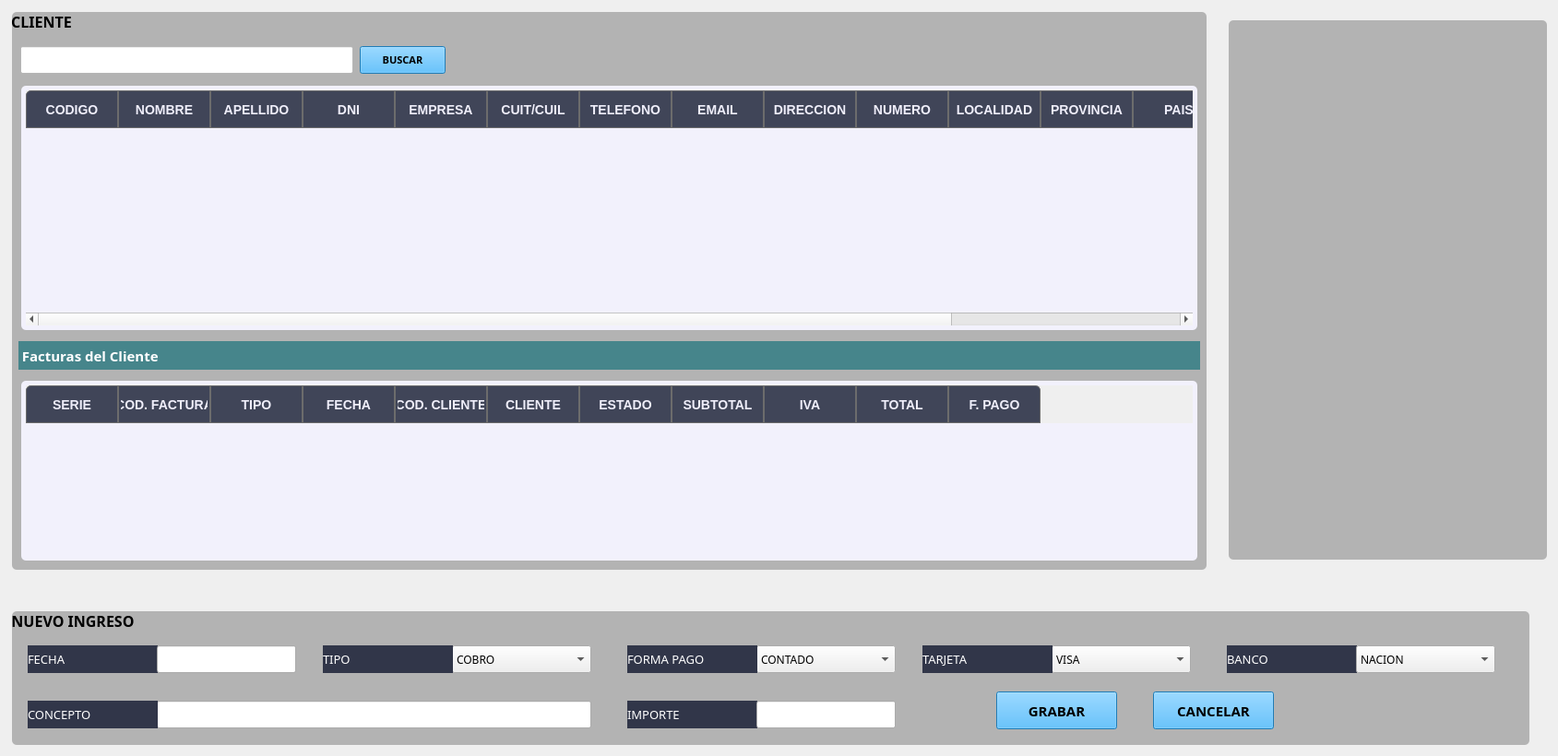
       <widget class="QWidget" name="pgCtaCte">
        <widget class="QGroupBox" name="groupBox_18">
         <property name="geometry">
          <rect>
           <x>10</x>
           <y>660</y>
           <width>1651</width>
           <height>151</height>
          </rect>
         </property>
         <property name="font">
          <font>
           <family>Orbitron</family>
           <pointsize>12</pointsize>
           <weight>75</weight>
           <bold>true</bold>
          </font>
         </property>
         <property name="styleSheet">
          <string notr="true">QGroupBox{
background-color:#b3b3b3;
margin: 3px;
border-radius: 5px;
}</string>
         </property>
         <property name="title">
          <string>NUEVO INGRESO</string>
         </property>
         <widget class="QLabel" name="label_278">
          <property name="geometry">
           <rect>
            <x>20</x>
            <y>40</y>
            <width>141</width>
            <height>30</height>
           </rect>
          </property>
          <property name="minimumSize">
           <size>
            <width>0</width>
            <height>30</height>
           </size>
          </property>
          <property name="font">
           <font>
            <family>Goldman</family>
            <pointsize>10</pointsize>
           </font>
          </property>
          <property name="styleSheet">
           <string notr="true">QLabel{
background-color:#BF060C26;
color:#ffffff
}</string>
          </property>
          <property name="text">
           <string>FECHA</string>
          </property>
         </widget>
         <widget class="QLineEdit" name="lineEdit_fechaCobrarFactura_5">
          <property name="enabled">
           <bool>true</bool>
          </property>
          <property name="geometry">
           <rect>
            <x>160</x>
            <y>40</y>
            <width>151</width>
            <height>30</height>
           </rect>
          </property>
          <property name="minimumSize">
           <size>
            <width>0</width>
            <height>30</height>
           </size>
          </property>
          <property name="readOnly">
           <bool>true</bool>
          </property>
         </widget>
         <widget class="QComboBox" name="comboBox_TpoPagoNvoCobro_2">
          <property name="geometry">
           <rect>
            <x>480</x>
            <y>40</y>
            <width>151</width>
            <height>30</height>
           </rect>
          </property>
          <property name="font">
           <font>
            <family>Orbitron</family>
            <pointsize>9</pointsize>
            <weight>50</weight>
            <bold>false</bold>
           </font>
          </property>
          <item>
           <property name="text">
            <string>COBRO</string>
           </property>
          </item>
          <item>
           <property name="text">
            <string>PAGO</string>
           </property>
          </item>
         </widget>
         <widget class="QLabel" name="label_280">
          <property name="geometry">
           <rect>
            <x>340</x>
            <y>40</y>
            <width>141</width>
            <height>30</height>
           </rect>
          </property>
          <property name="minimumSize">
           <size>
            <width>0</width>
            <height>30</height>
           </size>
          </property>
          <property name="font">
           <font>
            <family>Goldman</family>
            <pointsize>10</pointsize>
           </font>
          </property>
          <property name="styleSheet">
           <string notr="true">QLabel{
background-color:#BF060C26;
color:#ffffff
}</string>
          </property>
          <property name="text">
           <string>TIPO</string>
          </property>
         </widget>
         <widget class="QComboBox" name="comboBox_FormaPagoNvoCobro_2">
          <property name="geometry">
           <rect>
            <x>810</x>
            <y>40</y>
            <width>151</width>
            <height>30</height>
           </rect>
          </property>
          <property name="font">
           <font>
            <family>Orbitron</family>
            <pointsize>9</pointsize>
            <weight>50</weight>
            <bold>false</bold>
           </font>
          </property>
          <item>
           <property name="text">
            <string>CONTADO</string>
           </property>
          </item>
          <item>
           <property name="text">
            <string>TRANSFERENCIA</string>
           </property>
          </item>
          <item>
           <property name="text">
            <string>DEBITO</string>
           </property>
          </item>
          <item>
           <property name="text">
            <string>TARJ. CREDITO</string>
           </property>
          </item>
          <item>
           <property name="text">
            <string>MERCADOPAGO</string>
           </property>
          </item>
          <item>
           <property name="text">
            <string>CHEQUE</string>
           </property>
          </item>
         </widget>
         <widget class="QLabel" name="label_281">
          <property name="geometry">
           <rect>
            <x>670</x>
            <y>40</y>
            <width>141</width>
            <height>30</height>
           </rect>
          </property>
          <property name="minimumSize">
           <size>
            <width>0</width>
            <height>30</height>
           </size>
          </property>
          <property name="font">
           <font>
            <family>Goldman</family>
            <pointsize>10</pointsize>
           </font>
          </property>
          <property name="styleSheet">
           <string notr="true">QLabel{
background-color:#BF060C26;
color:#ffffff
}</string>
          </property>
          <property name="text">
           <string>FORMA PAGO</string>
          </property>
         </widget>
         <widget class="QComboBox" name="comboBox_TarjetaCobrarFactura_5">
          <property name="geometry">
           <rect>
            <x>1130</x>
            <y>40</y>
            <width>151</width>
            <height>30</height>
           </rect>
          </property>
          <property name="font">
           <font>
            <family>Orbitron</family>
            <pointsize>9</pointsize>
            <weight>50</weight>
            <bold>false</bold>
           </font>
          </property>
          <item>
           <property name="text">
            <string>VISA</string>
           </property>
          </item>
          <item>
           <property name="text">
            <string>MASTER</string>
           </property>
          </item>
          <item>
           <property name="text">
            <string>NATIVA</string>
           </property>
          </item>
          <item>
           <property name="text">
            <string>NARANJA</string>
           </property>
          </item>
          <item>
           <property name="text">
            <string>AMERICAN</string>
           </property>
          </item>
          <item>
           <property name="text">
            <string>OTRA</string>
           </property>
          </item>
         </widget>
         <widget class="QLabel" name="label_282">
          <property name="geometry">
           <rect>
            <x>990</x>
            <y>40</y>
            <width>141</width>
            <height>30</height>
           </rect>
          </property>
          <property name="minimumSize">
           <size>
            <width>0</width>
            <height>30</height>
           </size>
          </property>
          <property name="font">
           <font>
            <family>Goldman</family>
            <pointsize>10</pointsize>
           </font>
          </property>
          <property name="styleSheet">
           <string notr="true">QLabel{
background-color:#BF060C26;
color:#ffffff
}</string>
          </property>
          <property name="text">
           <string>TARJETA</string>
          </property>
         </widget>
         <widget class="QLabel" name="label_283">
          <property name="geometry">
           <rect>
            <x>1320</x>
            <y>40</y>
            <width>141</width>
            <height>30</height>
           </rect>
          </property>
          <property name="minimumSize">
           <size>
            <width>0</width>
            <height>30</height>
           </size>
          </property>
          <property name="font">
           <font>
            <family>Goldman</family>
            <pointsize>10</pointsize>
           </font>
          </property>
          <property name="styleSheet">
           <string notr="true">QLabel{
background-color:#BF060C26;
color:#ffffff
}</string>
          </property>
          <property name="text">
           <string>BANCO</string>
          </property>
         </widget>
         <widget class="QComboBox" name="comboBox_BancoCobrarFactura_5">
          <property name="geometry">
           <rect>
            <x>1460</x>
            <y>40</y>
            <width>151</width>
            <height>30</height>
           </rect>
          </property>
          <property name="font">
           <font>
            <family>Orbitron</family>
            <pointsize>9</pointsize>
            <weight>50</weight>
            <bold>false</bold>
           </font>
          </property>
          <item>
           <property name="text">
            <string>NACION</string>
           </property>
          </item>
          <item>
           <property name="text">
            <string>GALICIA</string>
           </property>
          </item>
          <item>
           <property name="text">
            <string>MACRO</string>
           </property>
          </item>
          <item>
           <property name="text">
            <string>FRANCES</string>
           </property>
          </item>
          <item>
           <property name="text">
            <string>SANTANDER</string>
           </property>
          </item>
          <item>
           <property name="text">
            <string>SUPERVIELLE</string>
           </property>
          </item>
          <item>
           <property name="text">
            <string>HSBC</string>
           </property>
          </item>
          <item>
           <property name="text">
            <string>ICBC</string>
           </property>
          </item>
          <item>
           <property name="text">
            <string>PATAGONIA</string>
           </property>
          </item>
          <item>
           <property name="text">
            <string>OTROS</string>
           </property>
          </item>
         </widget>
         <widget class="QLabel" name="label_284">
          <property name="geometry">
           <rect>
            <x>670</x>
            <y>100</y>
            <width>141</width>
            <height>30</height>
           </rect>
          </property>
          <property name="minimumSize">
           <size>
            <width>0</width>
            <height>30</height>
           </size>
          </property>
          <property name="font">
           <font>
            <family>Goldman</family>
            <pointsize>10</pointsize>
           </font>
          </property>
          <property name="styleSheet">
           <string notr="true">QLabel{
background-color:#BF060C26;
color:#ffffff
}</string>
          </property>
          <property name="text">
           <string>IMPORTE</string>
          </property>
         </widget>
         <widget class="QLineEdit" name="lineEdit_ImporteNvoCobro_2">
          <property name="enabled">
           <bool>true</bool>
          </property>
          <property name="geometry">
           <rect>
            <x>810</x>
            <y>100</y>
            <width>151</width>
            <height>30</height>
           </rect>
          </property>
          <property name="minimumSize">
           <size>
            <width>0</width>
            <height>30</height>
           </size>
          </property>
          <property name="readOnly">
           <bool>false</bool>
          </property>
         </widget>
         <widget class="QLineEdit" name="lineEdit_ConceptoNvoCobro_2">
          <property name="enabled">
           <bool>true</bool>
          </property>
          <property name="geometry">
           <rect>
            <x>160</x>
            <y>100</y>
            <width>471</width>
            <height>30</height>
           </rect>
          </property>
          <property name="minimumSize">
           <size>
            <width>0</width>
            <height>30</height>
           </size>
          </property>
          <property name="readOnly">
           <bool>false</bool>
          </property>
         </widget>
         <widget class="QLabel" name="label_285">
          <property name="geometry">
           <rect>
            <x>20</x>
            <y>100</y>
            <width>141</width>
            <height>30</height>
           </rect>
          </property>
          <property name="minimumSize">
           <size>
            <width>0</width>
            <height>30</height>
           </size>
          </property>
          <property name="font">
           <font>
            <family>Goldman</family>
            <pointsize>10</pointsize>
           </font>
          </property>
          <property name="styleSheet">
           <string notr="true">QLabel{
background-color:#BF060C26;
color:#ffffff
}</string>
          </property>
          <property name="text">
           <string>CONCEPTO</string>
          </property>
         </widget>
         <widget class="QPushButton" name="bt_CancelarNvoCobro_2">
          <property name="geometry">
           <rect>
            <x>1240</x>
            <y>90</y>
            <width>131</width>
            <height>41</height>
           </rect>
          </property>
          <property name="minimumSize">
           <size>
            <width>0</width>
            <height>30</height>
           </size>
          </property>
          <property name="font">
           <font>
            <family>Orbitron SemiBold</family>
            <pointsize>11</pointsize>
            <weight>75</weight>
            <bold>true</bold>
           </font>
          </property>
          <property name="styleSheet">
           <string notr="true">QPushButton{
background-color:#2caeff;
}

QPushButton:hover{
background-color:#39ffa3;
}</string>
          </property>
          <property name="text">
           <string>CANCELAR</string>
          </property>
         </widget>
         <widget class="QPushButton" name="bt_NvoCobro_2">
          <property name="geometry">
           <rect>
            <x>1070</x>
            <y>90</y>
            <width>131</width>
            <height>41</height>
           </rect>
          </property>
          <property name="minimumSize">
           <size>
            <width>0</width>
            <height>30</height>
           </size>
          </property>
          <property name="font">
           <font>
            <family>Orbitron SemiBold</family>
            <pointsize>11</pointsize>
            <weight>75</weight>
            <bold>true</bold>
           </font>
          </property>
          <property name="styleSheet">
           <string notr="true">QPushButton{
background-color:#2caeff;
}

QPushButton:hover{
background-color:#39ffa3;
}</string>
          </property>
          <property name="text">
           <string>GRABAR</string>
          </property>
         </widget>
        </widget>
        <widget class="QGroupBox" name="groupBox_19">
         <property name="geometry">
          <rect>
           <x>10</x>
           <y>10</y>
           <width>1301</width>
           <height>611</height>
          </rect>
         </property>
         <property name="font">
          <font>
           <family>Orbitron</family>
           <pointsize>12</pointsize>
           <weight>75</weight>
           <bold>true</bold>
          </font>
         </property>
         <property name="styleSheet">
          <string notr="true">QGroupBox{
background-color:#b3b3b3;
margin: 3px;
border-radius: 5px;
}</string>
         </property>
         <property name="title">
          <string>CLIENTE</string>
         </property>
         <widget class="QTableWidget" name="tablaFacturasCliente_3">
          <property name="geometry">
           <rect>
            <x>10</x>
            <y>400</y>
            <width>1281</width>
            <height>201</height>
           </rect>
          </property>
          <property name="styleSheet">
           <string notr="true">QTableView{
color: #000 ;
text-align: center;
padding: 5px;
margin: 3px;
border-radius: 5px;
font-size: 14px;
background-color: #FFF2F1FC; 
}

QTableView QTableCornerButton::section {
   	border-top-left-radius: 5px;
    border: 0.5px solid #6c6c6c;
 background-color: #BF060C26; 
}
QTableView QHeaderView::section::last:horizontal{
	border-top-right-radius: 5px;
}


QTableView QHeaderView::section::first:horizontal {
	border-top-left-radius: 5px;
}



 QTableView ::section{
	padding: 2px 5px ;
	color: #D9D9D9 ;
	  qproperty-alignment: AlignCenter;
	border: 1px solid grey;
	background-color:#1f232a;
	height: 35;
}


 QTableView QHeaderView::section:vertical {
 border: 0.5px solid #6c6c6c;
	padding: 1px;
  font-weight: bold; /* Poner en negrita */
  font-size: 10px; /* Tamaño de la letra */
  padding: 1px;
color: #FFEFEEFA;
 background-color: #BF060C26; 
}

QTableView::item:selected {
    background-color:#FF1EB0ED;
	color: white;
}

/*
QTableView::item:selected {
    background-color:#FF1EB0ED;
	color: white;
}
*/

/*
QTableView::item:selected:!focus {
    background-color:#FF1EB0ED;
	color: white;
}
*/

QHeaderView { 
qproperty-defaultAlignment: AlignCenter; 
}

	/* centrar titulos y dar padding */
QTableView QHeaderView::section:horizontal {
  font-weight: bold; /* Poner en negrita */
  font-size: 14px; /* Tamaño de la letra */
 /* padding: 2px 5px ;
  margin: 2px;*/
   text-align: center;
	padding: 2px;
  color: #FFEFEEFA;
 border: 0.5px solid #6c6c6c;
 background-color: #BF060C26;
}
</string>
          </property>
          <column>
           <property name="text">
            <string>SERIE</string>
           </property>
          </column>
          <column>
           <property name="text">
            <string>COD. FACTURA</string>
           </property>
          </column>
          <column>
           <property name="text">
            <string>TIPO</string>
           </property>
          </column>
          <column>
           <property name="text">
            <string>FECHA</string>
           </property>
          </column>
          <column>
           <property name="text">
            <string>COD. CLIENTE</string>
           </property>
          </column>
          <column>
           <property name="text">
            <string>CLIENTE</string>
           </property>
          </column>
          <column>
           <property name="text">
            <string>ESTADO</string>
           </property>
          </column>
          <column>
           <property name="text">
            <string>SUBTOTAL</string>
           </property>
          </column>
          <column>
           <property name="text">
            <string>IVA</string>
           </property>
          </column>
          <column>
           <property name="text">
            <string>TOTAL</string>
           </property>
          </column>
          <column>
           <property name="text">
            <string>F. PAGO</string>
           </property>
          </column>
         </widget>
         <widget class="QLabel" name="label_FacturasCliente_7">
          <property name="geometry">
           <rect>
            <x>10</x>
            <y>360</y>
            <width>1281</width>
            <height>31</height>
           </rect>
          </property>
          <property name="font">
           <font>
            <family>Goldman</family>
            <pointsize>11</pointsize>
            <weight>75</weight>
            <bold>true</bold>
           </font>
          </property>
          <property name="styleSheet">
           <string notr="true">QLabel{
background-color:#46858b;
color:#ffffff
}</string>
          </property>
          <property name="text">
           <string> Facturas del Cliente</string>
          </property>
         </widget>
         <widget class="QTableWidget" name="tablaClientes_3">
          <property name="geometry">
           <rect>
            <x>10</x>
            <y>80</y>
            <width>1281</width>
            <height>271</height>
           </rect>
          </property>
          <property name="styleSheet">
           <string notr="true">QTableView{
color: #000 ;
text-align: center;
padding: 5px;
margin: 3px;
border-radius: 5px;
font-size: 14px;
background-color: #FFF2F1FC; 
}

QTableView QTableCornerButton::section {
   	border-top-left-radius: 5px;
    border: 0.5px solid #6c6c6c;
 background-color: #BF060C26; 
}
QTableView QHeaderView::section::last:horizontal{
	border-top-right-radius: 5px;
}


QTableView QHeaderView::section::first:horizontal {
	border-top-left-radius: 5px;
}



 QTableView ::section{
	padding: 2px 5px ;
	color: #D9D9D9 ;
	  qproperty-alignment: AlignCenter;
	border: 1px solid grey;
	background-color:#1f232a;
	height: 35;
}


 QTableView QHeaderView::section:vertical {
 border: 0.5px solid #6c6c6c;
	padding: 1px;
  font-weight: bold; /* Poner en negrita */
  font-size: 10px; /* Tamaño de la letra */
  padding: 1px;
color: #FFEFEEFA;
 background-color: #BF060C26; 
}

QTableView::item:selected {
    background-color:#FF1EB0ED;
	color: white;
}

/*
QTableView::item:selected {
    background-color:#FF1EB0ED;
	color: white;
}
*/

/*
QTableView::item:selected:!focus {
    background-color:#FF1EB0ED;
	color: white;
}
*/

QHeaderView { 
qproperty-defaultAlignment: AlignCenter; 
}

	/* centrar titulos y dar padding */
QTableView QHeaderView::section:horizontal {
  font-weight: bold; /* Poner en negrita */
  font-size: 14px; /* Tamaño de la letra */
 /* padding: 2px 5px ;
  margin: 2px;*/
   text-align: center;
	padding: 2px;
  color: #FFEFEEFA;
 border: 0.5px solid #6c6c6c;
 background-color: #BF060C26;
}
</string>
          </property>
          <column>
           <property name="text">
            <string>CODIGO</string>
           </property>
           <property name="background">
            <color>
             <red>255</red>
             <green>255</green>
             <blue>255</blue>
            </color>
           </property>
          </column>
          <column>
           <property name="text">
            <string>NOMBRE</string>
           </property>
          </column>
          <column>
           <property name="text">
            <string>APELLIDO</string>
           </property>
          </column>
          <column>
           <property name="text">
            <string>DNI</string>
           </property>
          </column>
          <column>
           <property name="text">
            <string>EMPRESA</string>
           </property>
          </column>
          <column>
           <property name="text">
            <string>CUIT/CUIL</string>
           </property>
          </column>
          <column>
           <property name="text">
            <string>TELEFONO</string>
           </property>
          </column>
          <column>
           <property name="text">
            <string>EMAIL</string>
           </property>
          </column>
          <column>
           <property name="text">
            <string>DIRECCION</string>
           </property>
          </column>
          <column>
           <property name="text">
            <string>NUMERO</string>
           </property>
          </column>
          <column>
           <property name="text">
            <string>LOCALIDAD</string>
           </property>
          </column>
          <column>
           <property name="text">
            <string>PROVINCIA</string>
           </property>
          </column>
          <column>
           <property name="text">
            <string>PAIS</string>
           </property>
          </column>
          <column>
           <property name="text">
            <string>OBSERVACIONES</string>
           </property>
          </column>
          <column>
           <property name="text">
            <string>COND/IVA</string>
           </property>
          </column>
         </widget>
        </widget>
        <widget class="QLineEdit" name="lineEdit_BuscarArticulo_7">
         <property name="geometry">
          <rect>
           <x>22</x>
           <y>50</y>
           <width>361</width>
           <height>30</height>
          </rect>
         </property>
         <property name="minimumSize">
          <size>
           <width>0</width>
           <height>30</height>
          </size>
         </property>
         <property name="palette">
          <palette>
           <active>
            <colorrole role="Button">
             <brush brushstyle="SolidPattern">
              <color alpha="255">
               <red>255</red>
               <green>255</green>
               <blue>255</blue>
              </color>
             </brush>
            </colorrole>
            <colorrole role="Base">
             <brush brushstyle="SolidPattern">
              <color alpha="255">
               <red>255</red>
               <green>255</green>
               <blue>255</blue>
              </color>
             </brush>
            </colorrole>
            <colorrole role="Window">
             <brush brushstyle="SolidPattern">
              <color alpha="255">
               <red>255</red>
               <green>255</green>
               <blue>255</blue>
              </color>
             </brush>
            </colorrole>
           </active>
           <inactive>
            <colorrole role="Button">
             <brush brushstyle="SolidPattern">
              <color alpha="255">
               <red>255</red>
               <green>255</green>
               <blue>255</blue>
              </color>
             </brush>
            </colorrole>
            <colorrole role="Base">
             <brush brushstyle="SolidPattern">
              <color alpha="255">
               <red>255</red>
               <green>255</green>
               <blue>255</blue>
              </color>
             </brush>
            </colorrole>
            <colorrole role="Window">
             <brush brushstyle="SolidPattern">
              <color alpha="255">
               <red>255</red>
               <green>255</green>
               <blue>255</blue>
              </color>
             </brush>
            </colorrole>
           </inactive>
           <disabled>
            <colorrole role="Button">
             <brush brushstyle="SolidPattern">
              <color alpha="255">
               <red>255</red>
               <green>255</green>
               <blue>255</blue>
              </color>
             </brush>
            </colorrole>
            <colorrole role="Base">
             <brush brushstyle="SolidPattern">
              <color alpha="255">
               <red>255</red>
               <green>255</green>
               <blue>255</blue>
              </color>
             </brush>
            </colorrole>
            <colorrole role="Window">
             <brush brushstyle="SolidPattern">
              <color alpha="255">
               <red>255</red>
               <green>255</green>
               <blue>255</blue>
              </color>
             </brush>
            </colorrole>
           </disabled>
          </palette>
         </property>
         <property name="styleSheet">
          <string notr="true">QLineEdit{
background-color:#ffffff;
}</string>
         </property>
        </widget>
        <widget class="QPushButton" name="bt_BuscarCliente_3">
         <property name="geometry">
          <rect>
           <x>390</x>
           <y>50</y>
           <width>93</width>
           <height>30</height>
          </rect>
         </property>
         <property name="minimumSize">
          <size>
           <width>0</width>
           <height>30</height>
          </size>
         </property>
         <property name="font">
          <font>
           <family>Orbitron SemiBold</family>
           <pointsize>8</pointsize>
           <weight>75</weight>
           <bold>true</bold>
          </font>
         </property>
         <property name="styleSheet">
          <string notr="true">QPushButton{
background-color:#2caeff;
}

QPushButton:hover{
background-color:#39ffa3;
}</string>
         </property>
         <property name="text">
          <string>BUSCAR</string>
         </property>
        </widget>
        <widget class="QGroupBox" name="groupBox_20">
         <property name="geometry">
          <rect>
           <x>1329</x>
           <y>19</y>
           <width>351</width>
           <height>591</height>
          </rect>
         </property>
         <property name="styleSheet">
          <string notr="true">QGroupBox{
background-color:#b3b3b3;
margin: 3px;
border-radius: 5px;
}</string>
         </property>
         <property name="title">
          <string/>
         </property>
        </widget>
       </widget>
